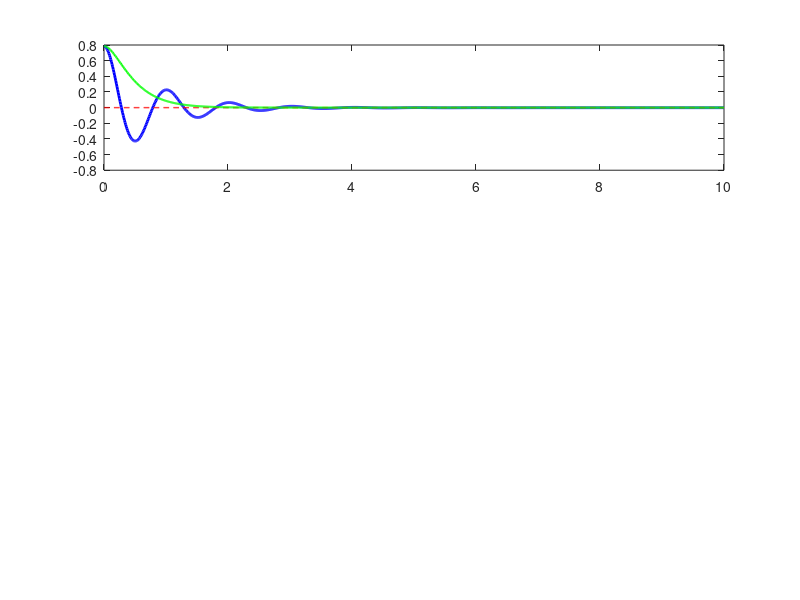

MATLAB code to generate this figure: (Note: this script raises an error after producing the figure.)
%% pendulum.m - PID Control of a Pendulum System
%
% MIT 1.104 Lab 7 2025

%% Clear workspace and close figures
clear;
close all;
clc;

%% PID Parameters to Tune
% Modify these values to observe their effects on system behavior
% Start by tuning K_p, then add K_i, and finally add K_d

K_p = 50.0;    % Proportional gain
K_i = 2.0;     % Integral gain
K_d = 2.0;    % Derivative gain

%% Simulation Parameters

t_start = 0.0;     % Start time (seconds)
t_end = 10.0;      % End time (seconds)
dt = 0.01;         % Time step for plotting/control (seconds)

% Pendulum parameters
m = 1.0;      % Mass (kg)
l = 1.0;      % Length (m)
g = 9.81;     % Gravity (m/s^2)
b = 0.5;      % Damping coefficient (kg*m^2/s)

% Initial conditions [angle, angular velocity, error_integral]
x0 = [pi/4; 0.0; 0.0];  % Initial angle close to downward position

setpoint = 0.0;     % Balance the pendulum in the upright position

% Add disturbance (optional)
disturbance_time = 5.0;      % Time when disturbance occurs (seconds)
disturbance_magnitude = 0.0;  % Magnitude of the impulse disturbance (set to non-zero to add disturbance)

% Animation parameters
create_animation = true;    % Set to true to create an animation of the pendulum

include_lqr = true;          % Set to true to include LQR controller results

%% Define System Dynamics Functions
% Pendulum system dynamics for PID controller
function dxdt = pendulum_dynamics_pid(t, x, K_p, K_i, K_d, setpoint, m, l, g, b, disturbance_time, disturbance_magnitude, dt)
    u = pid_controller(t, x, K_p, K_i, K_d, setpoint, disturbance_time, disturbance_magnitude, dt);

    theta = x(1);
    omega = x(2);
    
    angular_acceleration = (m*g*l*sin(theta) - b*omega + u) / (m*l^2);
    
    error = setpoint - theta;
    
    dxdt = [omega; angular_acceleration; error];
end

% PID controller function
function u = pid_controller(t, x, K_p, K_i, K_d, setpoint, disturbance_time, disturbance_magnitude, dt)
    theta = x(1);
    omega = x(2);
    error_integral = x(3);
    
    error = setpoint - theta;
    
    % PID control components
    p_term = K_p * error;                % Proportional term
    i_term = K_i * error_integral;       % Integral term
    d_term = -K_d * omega;               % Derivative term (note: d/dt(error) = -omega for constant setpoint)
    
    u = p_term + i_term + d_term;
    
    if abs(t - disturbance_time) < dt && disturbance_magnitude ~= 0
        u = u + disturbance_magnitude;
    end
    % u = 0; 
end

% LQR pendulum system dynamics
function dxdt = pendulum_dynamics_lqr(t, x, K, m, l, g, b, setpoint)
    theta = x(1);
    omega = x(2);
    
    u = -K * (x - [setpoint; 0]);
    
    angular_acceleration = (m*g*l*sin(theta) - b*omega + u) / (m*l^2);
    
    dxdt = [omega; angular_acceleration];
end

%% Animation function
function animate_pendulum(t, theta, control_signal, l, include_lqr, t_lqr, theta_lqr, control_signal_lqr)
    % Creates an animation of the pendulum motion
    
    % Setup figure
    figure('Name', 'Pendulum Animation', 'NumberTitle', 'off', 'Position', [100, 100, 800, 600]);
    
    % Set axis limits
    axis_limit = 1.5*l;
    ax = gca;
    ax.XLim = [-axis_limit, axis_limit];
    ax.YLim = [-axis_limit, axis_limit];
    axis equal;
    grid on;
    hold on;
    
    % Create visualization elements for PID controller
    pivot = plot(0, 0, 'ko', 'MarkerSize', 10, 'MarkerFaceColor', 'k');  % Pivot point
    rod = plot([0, 0], [0, 0], 'b-', 'LineWidth', 2);  % Pendulum rod
    bob = plot(0, 0, 'bo', 'MarkerSize', 20, 'MarkerFaceColor', 'b');  % Pendulum bob
    arrow = quiver(0, 0, 0, 0, 'r', 'LineWidth', 2, 'MaxHeadSize', 0.5);  % Control force arrow
    
    % Create visualization elements for LQR if included
    if include_lqr
        rod_lqr = plot([0, 0], [0, 0], 'g-', 'LineWidth', 1.5);  % LQR pendulum rod
        bob_lqr = plot(0, 0, 'go', 'MarkerSize', 15, 'MarkerFaceColor', 'g');  % LQR pendulum bob
    end
    
    % Draw upright position reference
    plot([0, 0], [0, l], 'r--', 'LineWidth', 1);
    
    % Create legend
    if include_lqr
        legend('Pivot', 'PID Pendulum', 'PID Bob', 'Control Force', 'LQR Pendulum', 'LQR Bob', 'Upright Position', 'Location', 'best');
    else
        legend('Pivot', 'Pendulum Rod', 'Pendulum Bob', 'Control Force', 'Upright Position', 'Location', 'best');
    end
    
    % Text for time and control signal display
    time_text = text(-axis_limit*0.9, axis_limit*0.9, '', 'FontSize', 12);
    control_text = text(-axis_limit*0.9, axis_limit*0.8, '', 'FontSize', 12);
    
    title('Pendulum Swing-Up with PID Control');
    
    % Interpolate LQR data to match PID time points if needed
    if include_lqr && length(t) ~= length(t_lqr)
        theta_lqr_interp = interp1(t_lqr, theta_lqr, t);
    else
        theta_lqr_interp = theta_lqr;
    end
    
    % Animation loop
    for i = 1:5:length(t)  % Skip frames to speed up animation
        % Calculate pendulum position for PID
        x_pos = l * sin(theta(i));
        y_pos = l * cos(theta(i));
        
        % Update rod
        set(rod, 'XData', [0, x_pos], 'YData', [0, y_pos]);
        
        % Update bob
        set(bob, 'XData', x_pos, 'YData', y_pos);
        
        % Draw control force as an arrow
        % Scale control signal for visualization
        scale = 0.1;
        control = control_signal(i) * scale;
        
        % Direction perpendicular to the rod
        arrow_x = control * cos(theta(i) + pi/2);
        arrow_y = control * sin(theta(i) + pi/2);
        
        % Update arrow
        set(arrow, 'XData', x_pos, 'YData', y_pos, 'UData', arrow_x, 'VData', arrow_y);
        
        % Update LQR pendulum if included
        if include_lqr
            % Check if we have interpolated LQR data or original data
            if exist('theta_lqr_interp', 'var')
                current_theta_lqr = theta_lqr_interp(i);
            else
                current_theta_lqr = theta_lqr(i);
            end
            
            % Calculate LQR pendulum position
            x_pos_lqr = l * sin(current_theta_lqr);
            y_pos_lqr = l * cos(current_theta_lqr);
            
            % Update LQR rod and bob
            set(rod_lqr, 'XData', [0, x_pos_lqr], 'YData', [0, y_pos_lqr]);
            set(bob_lqr, 'XData', x_pos_lqr, 'YData', y_pos_lqr);
        end
        
        % Update text
        set(time_text, 'String', ['Time: ', num2str(t(i), '%.2f'), ' s']);
        set(control_text, 'String', ['Control: ', num2str(control_signal(i), '%.2f')]);
        
        % Pause to control animation speed
        pause(0.01);
        
        % Refresh display
        drawnow;
    end
end

%% Run Simulation with PID Controller
% Create time points for solver and plotting
t_span = t_start:dt:t_end;

% Solve the ODE system
options = odeset('RelTol', 1e-6, 'AbsTol', 1e-6);
[t, x] = ode45(@(t, x) pendulum_dynamics_pid(t, x, K_p, K_i, K_d, setpoint, m, l, g, b, disturbance_time, disturbance_magnitude, dt), t_span, x0, options);

% Extract the results
theta = x(:, 1);
omega = x(:, 2);
error_integral = x(:, 3);

% Calculate the control signal at each time point
control_signal = zeros(size(t));
for i = 1:length(t)
    control_signal(i) = pid_controller(t(i), x(i, :)', K_p, K_i, K_d, setpoint, disturbance_time, disturbance_magnitude, dt);
end

% Calculate error
error = setpoint - theta;

%% Run LQR Controller (Ground Truth) if enabled
if include_lqr
    % Define the linearized pendulum system around the upright equilibrium
    % x1 = theta, x2 = omega
    % Linearized around upright position (theta = 0)
    A = [0, 1; m*g*l/(m*l^2), -b/(m*l^2)];  % System matrix
    B = [0; 1/(m*l^2)];                    % Input matrix
    
    % LQR weight matrices
    Q = diag([10, 1]);      % State penalty (prioritize angle over angular velocity)
    R = 0.1;                % Control effort penalty
    
    % Compute LQR gain
    [K_lqr, ~, ~] = lqr(A, B, Q, R);
    
    % Initial conditions for LQR (angle and angular velocity only)
    x0_lqr = [x0(1); x0(2)];  % Same initial angle as PID
    
    % Simulate LQR system
    [t_lqr, x_lqr] = ode45(@(t, x) pendulum_dynamics_lqr(t, x, K_lqr, m, l, g, b, setpoint), t_span, x0_lqr, options);
    
    % Extract results
    theta_lqr = x_lqr(:, 1);
    omega_lqr = x_lqr(:, 2);
    
    % Calculate control signal
    control_signal_lqr = zeros(size(t_lqr));
    for i = 1:length(t_lqr)
        control_signal_lqr(i) = -K_lqr * (x_lqr(i, :)' - [setpoint; 0]);
    end
    
    % Calculate error
    error_lqr = setpoint - theta_lqr;
    
    % Calculate LQR performance metrics
    % For pendulum, we'll consider "success" as reaching and staying near the upright position
    % First check if pendulum reaches upright position within tolerance
    upright_threshold = 0.1;  % Within 0.1 rad of upright
    upright_indices_lqr = find(abs(theta_lqr - setpoint) <= upright_threshold);
    
    if ~isempty(upright_indices_lqr)
        % Get time to first reach upright position
        time_to_upright_lqr = t_lqr(upright_indices_lqr(1));
        
        % Check if it stays upright
        stays_upright_lqr = false;
        for i = upright_indices_lqr(1):length(t_lqr)
            if all(abs(theta_lqr(i:end) - setpoint) <= upright_threshold)
                stays_upright_lqr = true;
                stabilization_time_lqr = t_lqr(i);
                break;
            end
        end
    else
        time_to_upright_lqr = Inf;
        stays_upright_lqr = false;
        stabilization_time_lqr = Inf;
    end
    
    % Maximum deviation from upright after stabilization
    if stays_upright_lqr
        post_stabilization_indices = find(t_lqr >= stabilization_time_lqr);
        max_deviation_lqr = max(abs(theta_lqr(post_stabilization_indices) - setpoint));
    else
        max_deviation_lqr = Inf;
    end
    
    % Steady-state error
    steady_state_error_lqr = abs(setpoint - theta_lqr(end));
end

%% Calculate Performance Metrics for PID
% For pendulum, we'll consider "success" as reaching and staying near the upright position
% First check if pendulum reaches upright position within tolerance
upright_threshold = 0.1;  % Within 0.1 rad of upright
upright_indices = find(abs(theta - setpoint) <= upright_threshold);

if ~isempty(upright_indices)
    % Get time to first reach upright position
    time_to_upright = t(upright_indices(1));
    
    % Check if it stays upright
    stays_upright = false;
    for i = upright_indices(1):length(t)
        if all(abs(theta(i:end) - setpoint) <= upright_threshold)
            stays_upright = true;
            stabilization_time = t(i);
            break;
        end
    end
else
    time_to_upright = Inf;
    stays_upright = false;
    stabilization_time = Inf;
end

% Maximum deviation from upright after stabilization
if stays_upright
    post_stabilization_indices = find(t >= stabilization_time);
    max_deviation = max(abs(theta(post_stabilization_indices) - setpoint));
else
    max_deviation = Inf;
end

% Steady-state error
steady_state_error = abs(setpoint - theta(end));

%% Plot Results
figure('Name', 'Pendulum PID Control', 'NumberTitle', 'off', 'Position', [100, 100, 800, 600]);

% Plot angle vs time
subplot(3, 1, 1);
plot(t, theta, 'b-', 'LineWidth', 2);
hold on;
plot(t, setpoint*ones(size(t)), 'r--', 'LineWidth', 1);
if include_lqr
    plot(t_lqr, theta_lqr, 'g-', 'LineWidth', 1.5);
end
if disturbance_magnitude ~= 0
    xline(disturbance_time, 'k--', 'Disturbance');
end
% Add indicators for upright position (0) and downward position (±π)
yline(0, 'r:', 'Upright');
yline(pi, 'k:', 'Downward');
yline(-pi, 'k:', 'Downward');
xlabel('Time (s)');
ylabel('Angle (rad)');
grid on;
if include_lqr
    legend('PID Control', 'Setpoint', 'Ground Truth (LQR)');
else
    legend('Angle', 'Setpoint');
end
title('System Response');

% Plot control signal vs time
subplot(3, 1, 2);
plot(t, control_signal, 'b-', 'LineWidth', 2);
hold on;
if include_lqr
    plot(t_lqr, control_signal_lqr, 'g-', 'LineWidth', 1.5);
    legend('PID Control', 'Ground Truth (LQR)');
end
xlabel('Time (s)');
ylabel('Control Signal (Torque)');
grid on;
title('Control Signal');

% Plot phase portrait (theta vs omega)
subplot(3, 1, 3);
plot(theta, omega, 'b-', 'LineWidth', 2);
hold on;
if include_lqr
    plot(theta_lqr, omega_lqr, 'g-', 'LineWidth', 1.5);
    legend('PID Control', 'Ground Truth (LQR)');
end
xlabel('Angle (rad)');
ylabel('Angular Velocity (rad/s)');
grid on;
title('Phase Portrait');

sgtitle(['Pendulum Control with PID (K_p=', num2str(K_p), ', K_i=', num2str(K_i), ', K_d=', num2str(K_d), ')'], 'FontSize', 14);

% Print performance metrics
fprintf('\nPID Performance Metrics:\n');
if ~isinf(time_to_upright)
    fprintf('Time to reach upright position: %.2f s\n', time_to_upright);
    if stays_upright
        fprintf('Stabilization time: %.2f s\n', stabilization_time);
        fprintf('Maximum deviation after stabilization: %.4f rad\n', max_deviation);
    else
        fprintf('Pendulum reached upright but did not stabilize\n');
    end
else
    fprintf('Pendulum failed to reach upright position\n');
end
fprintf('Final angle: %.4f rad\n', theta(end));
fprintf('Steady State Error: %.6f rad\n', steady_state_error);

if include_lqr
    fprintf('\nGround Truth (LQR) Performance Metrics:\n');
    if ~isinf(time_to_upright_lqr)
        fprintf('Time to reach upright position: %.2f s\n', time_to_upright_lqr);
        if stays_upright_lqr
            fprintf('Stabilization time: %.2f s\n', stabilization_time_lqr);
            fprintf('Maximum deviation after stabilization: %.4f rad\n', max_deviation_lqr);
        else
            fprintf('Pendulum reached upright but did not stabilize\n');
        end
    else
        fprintf('Pendulum failed to reach upright position\n');
    end
    fprintf('Final angle: %.4f rad\n', theta_lqr(end));
    fprintf('Steady State Error: %.6f rad\n', steady_state_error_lqr);
end

%% Create animation if requested
if create_animation
    animate_pendulum(t, theta, control_signal, l, include_lqr, t_lqr, theta_lqr, control_signal_lqr);
end